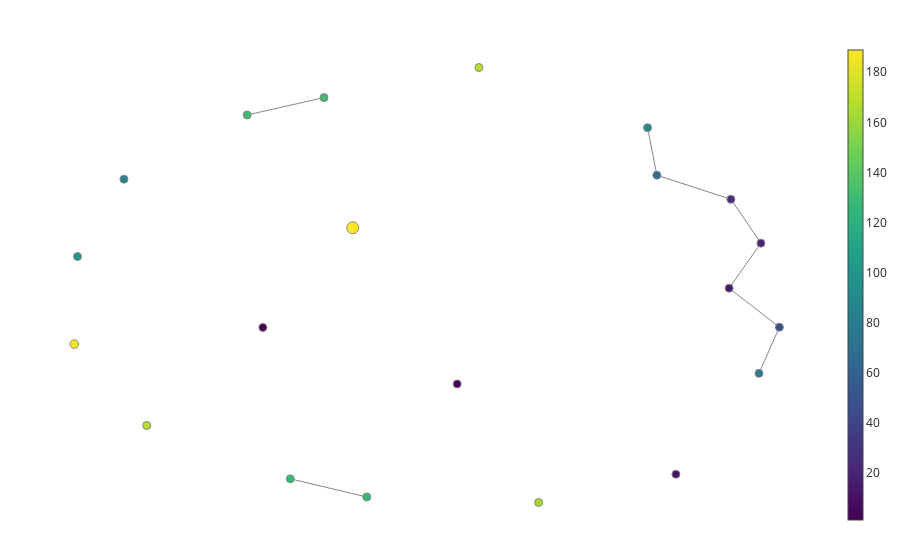
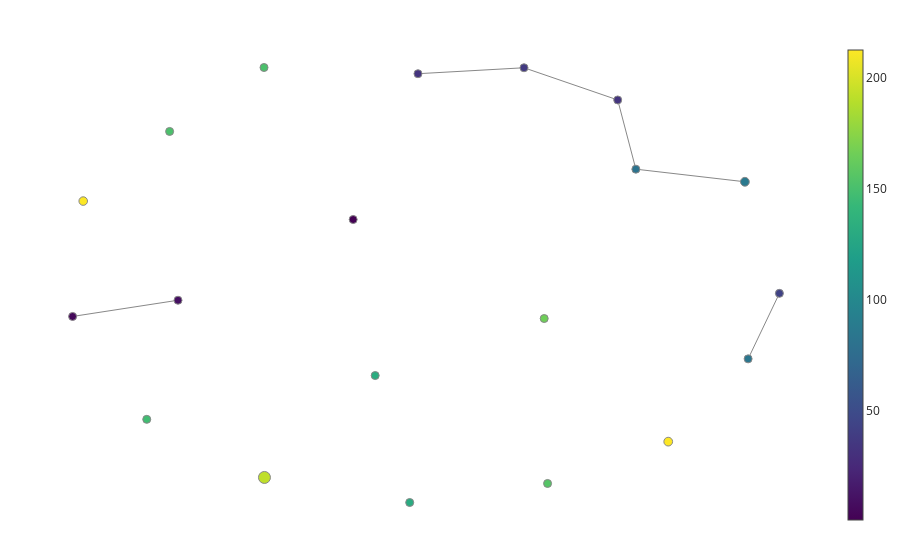

The notebook cell saved with these charts, in order:
### Code cell
filter_func = l1_norm_trans
cover = map.OneDimensionalCover(kind='uniform', n_intervals=30, overlap_frac=0.4)
clusterer = cluster.DBSCAN()

pipe = map.make_mapper_pipeline(
    filter_func=filter_func,
    cover=cover,
    clusterer=clusterer,
    verbose=False,
    n_jobs=1,
)

fig = map.plot_static_mapper_graph(pipe, df_codes_SO_array)
fig.show(config={'scrollZoom': True})

fig = map.plot_static_mapper_graph(pipe, df_codes_BC_array)
fig.show(config={'scrollZoom': True})

fig = map.plot_static_mapper_graph(pipe, df_codes_BCP_array)
fig.show(config={'scrollZoom': True})

fig = map.plot_static_mapper_graph(pipe, df_codes_CC_array)
fig.show(config={'scrollZoom': True})

fig = map.plot_static_mapper_graph(pipe, df_codes_SJEDI_array)
fig.show(config={'scrollZoom': True})

### Figure 1 — Plotly figure (JSON) as saved in the notebook; plotly's stock layout.template omitted (floating-point values rounded to 4 significant figures)
{"data": [{"hoverinfo": "none", "line": {"color": "#888", "width": 1}, "mode": "lines", "name": "edge_trace", "type": "scatter", "uid": "2ec2249f-5721-4d80-b39e-1f6889edc161", "x": [1.629, 1.885, null, 1.629, 0.9968, null, 1.885, 1.614, null, 1.614, 2.043, null, 0.9968, 0.9174, null, -2.5, -1.844, null, 2.043, 1.868, null, -1.479, -2.132, null], "y": [0.9921, 0.3318, null, 0.9921, 1.355, null, 0.3318, -0.3467, null, -0.3467, -0.9341, null, 1.355, 2.07, null, 2.262, 2.523, null, -0.9341, -1.629, null, -3.491, -3.218, null]}, {"hoverinfo": "text", "hovertext": ["Node ID: 0<br>Pullback set label: 2<br>Partial cluster label: -1<br>Node size: 8<br>Summary statistic: 25.9", "Node ID: 1<br>Pullback set label: 10<br>Partial cluster label: -1<br>Node size: 1<br>Summary statistic: 1.0", "Node ID: 2<br>Pullback set label: 9<br>Partial cluster label: -1<br>Node size: 1<br>Summary statistic: 2.0", "Node ID: 3<br>Pullback set label: 3<br>Partial cluster label: -1<br>Node size: 5<br>Summary statistic: 20.2", "Node ID: 4<br>Pullback set label: 4<br>Partial cluster label: -1<br>Node size: 3<br>Summary statistic: 13.7", "Node ID: 5<br>Pullback set label: 7<br>Partial cluster label: -1<br>Node size: 2<br>Summary statistic: 9.5", "Node ID: 6<br>Pullback set label: 0<br>Partial cluster label: 0<br>Node size: 80<br>Summary statistic: 188.0", "Node ID: 7<br>Pullback set label: 1<br>Partial cluster label: -1<br>Node size: 18<br>Summary statistic: 67.2", "Node ID: 8<br>Pullback set label: 0<br>Partial cluster label: -1<br>Node size: 19<br>Summary statistic: 89.0", "Node ID: 9<br>Pullback set label: 0<br>Partial cluster label: 1<br>Node size: 158<br>Summary statistic: 189.0", "Node ID: 10<br>Pullback set label: 0<br>Partial cluster label: 2<br>Node size: 8<br>Summary statistic: 130.0", "Node ID: 11<br>Pullback set label: 1<br>Partial cluster label: 0<br>Node size: 8<br>Summary statistic: 130.0", "Node ID: 12<br>Pullback set label: 5<br>Partial cluster label: -1<br>Node size: 2<br>Summary statistic: 48.0", "Node ID: 13<br>Pullback set label: 0<br>Partial cluster label: 3<br>Node size: 7<br>Summary statistic: 168.0", "Node ID: 14<br>Pullback set label: 0<br>Partial cluster label: 4<br>Node size: 17<br>Summary statistic: 102.0", "Node ID: 15<br>Pullback set label: 0<br>Partial cluster label: 5<br>Node size: 5<br>Summary statistic: 127.0", "Node ID: 16<br>Pullback set label: 1<br>Partial cluster label: 1<br>Node size: 5<br>Summary statistic: 127.0", "Node ID: 17<br>Pullback set label: 0<br>Partial cluster label: 6<br>Node size: 5<br>Summary statistic: 163.0", "Node ID: 18<br>Pullback set label: 0<br>Partial cluster label: 7<br>Node size: 5<br>Summary statistic: 169.0", "Node ID: 19<br>Pullback set label: 6<br>Partial cluster label: -1<br>Node size: 1<br>Summary statistic: 78.0", "Node ID: 20<br>Pullback set label: 8<br>Partial cluster label: -1<br>Node size: 1<br>Summary statistic: 84.0"], "marker": {"color": [25.88, 1, 2, 20.2, 13.67, 9.5, 187.8, 67.22, 89, 188.9, 129.5, 129.5, 48, 168.3, 102, 127, 127, 163.4, 169, 78, 84], "colorbar": {"thickness": 15, "title": {"side": "right", "text": ""}, "xanchor": "left"}, "colorscale": [[0, "#440154"], [0.1111, "#482878"], [0.2222, "#3e4989"], [0.3333, "#31688e"], [0.4444, "#26828e"], [0.5556, "#1f9e89"], [0.6667, "#35b779"], [0.7778, "#6ece58"], [0.8889, "#b5de2b"], [1, "#fde725"]], "line": {"color": "#888", "width": 1}, "opacity": 1, "reversescale": false, "showscale": true, "size": [8, 1, 1, 5, 3, 2, 80, 18, 19, 158, 8, 8, 2, 7, 17, 5, 5, 5, 5, 1, 1], "sizemin": 4, "sizemode": "area", "sizeref": 2.194}, "mode": "markers", "name": "node_trace", "type": "scatter", "uid": "76efb0a0-79b3-456a-a03c-2ac19c60cae3", "x": [1.629, -2.366, -0.7075, 1.885, 1.614, 1.16, -3.975, 0.9968, 0.9174, -1.599, -2.5, -1.844, 2.043, -0.5217, -3.948, -1.479, -2.132, -0.01213, -3.357, 1.868, -3.552], "y": [0.9921, -0.9386, -1.789, 0.3318, -0.3467, -3.148, -1.189, 1.355, 2.07, 0.5626, 2.262, 2.523, -0.9341, 2.977, 0.1306, -3.491, -3.218, -3.574, -2.415, -1.629, 1.295]}], "layout": {"autosize": false, "hovermode": "closest", "margin": {"b": 20, "l": 5, "r": 5, "t": 40}, "showlegend": false, "title": {"text": ""}, "xaxis": {"showgrid": false, "showline": false, "showticklabels": false, "ticks": "", "title": {"text": ""}, "zeroline": false}, "yaxis": {"showgrid": false, "showline": false, "showticklabels": false, "ticks": "", "title": {"text": ""}, "zeroline": false}}}

### Figure 2 — Plotly figure (JSON) as saved in the notebook; plotly's stock layout.template omitted (floating-point values rounded to 4 significant figures)
{"data": [{"hoverinfo": "none", "line": {"color": "#888", "width": 1}, "mode": "lines", "name": "edge_trace", "type": "scatter", "uid": "3dc67585-4b10-43d6-bea3-bb89fbdbfd01", "x": [-0.09155, -0.2535, null, -0.09155, 0.8803, null, -0.2535, -1.089, null, 1.188, 0.909, null, -2.034, -1.089, null, -5.113, -4.173, null], "y": [1.587, 2.556, null, 1.587, 1.411, null, 2.556, 3.007, null, -0.1515, -1.068, null, 2.923, 3.007, null, -0.4748, -0.2477, null]}, {"hoverinfo": "text", "hovertext": ["Node ID: 0<br>Pullback set label: 1<br>Partial cluster label: -1<br>Node size: 31<br>Summary statistic: 81.6", "Node ID: 1<br>Pullback set label: 2<br>Partial cluster label: -1<br>Node size: 10<br>Summary statistic: 32.8", "Node ID: 2<br>Pullback set label: 9<br>Partial cluster label: -1<br>Node size: 1<br>Summary statistic: 1.0", "Node ID: 3<br>Pullback set label: 8<br>Partial cluster label: -1<br>Node size: 2<br>Summary statistic: 43.0", "Node ID: 4<br>Pullback set label: 4<br>Partial cluster label: -1<br>Node size: 3<br>Summary statistic: 33.3", "Node ID: 5<br>Pullback set label: 5<br>Partial cluster label: -1<br>Node size: 1<br>Summary statistic: 5.0", "Node ID: 6<br>Pullback set label: 6<br>Partial cluster label: -1<br>Node size: 2<br>Summary statistic: 9.5", "Node ID: 7<br>Pullback set label: 0<br>Partial cluster label: 0<br>Node size: 18<br>Summary statistic: 131.0", "Node ID: 8<br>Pullback set label: 0<br>Partial cluster label: 1<br>Node size: 5<br>Summary statistic: 155.0", "Node ID: 9<br>Pullback set label: 0<br>Partial cluster label: -1<br>Node size: 53<br>Summary statistic: 86.8", "Node ID: 10<br>Pullback set label: 3<br>Partial cluster label: -1<br>Node size: 4<br>Summary statistic: 37.5", "Node ID: 11<br>Pullback set label: 0<br>Partial cluster label: 2<br>Node size: 7<br>Summary statistic: 151.0", "Node ID: 12<br>Pullback set label: 0<br>Partial cluster label: 3<br>Node size: 8<br>Summary statistic: 152.0", "Node ID: 13<br>Pullback set label: 0<br>Partial cluster label: 4<br>Node size: 50<br>Summary statistic: 212.0", "Node ID: 14<br>Pullback set label: 0<br>Partial cluster label: 5<br>Node size: 5<br>Summary statistic: 147.0", "Node ID: 15<br>Pullback set label: 0<br>Partial cluster label: 6<br>Node size: 98<br>Summary statistic: 192.0", "Node ID: 16<br>Pullback set label: 7<br>Partial cluster label: -1<br>Node size: 1<br>Summary statistic: 84.0", "Node ID: 17<br>Pullback set label: 0<br>Partial cluster label: 7<br>Node size: 6<br>Summary statistic: 132.0", "Node ID: 18<br>Pullback set label: 0<br>Partial cluster label: 8<br>Node size: 52<br>Summary statistic: 213.0", "Node ID: 19<br>Pullback set label: 0<br>Partial cluster label: 9<br>Node size: 5<br>Summary statistic: 166.0"], "marker": {"color": [81.61, 32.8, 1, 43, 33.33, 5, 9.5, 130.6, 155.4, 86.83, 37.5, 151.3, 151.6, 212.3, 147, 192.3, 84, 131.5, 212.5, 165.6], "colorbar": {"thickness": 15, "title": {"side": "right", "text": ""}, "xanchor": "left"}, "colorscale": [[0, "#440154"], [0.1111, "#482878"], [0.2222, "#3e4989"], [0.3333, "#31688e"], [0.4444, "#26828e"], [0.5556, "#1f9e89"], [0.6667, "#35b779"], [0.7778, "#6ece58"], [0.8889, "#b5de2b"], [1, "#fde725"]], "line": {"color": "#888", "width": 1}, "opacity": 1, "reversescale": false, "showscale": true, "size": [31, 10, 1, 2, 3, 1, 2, 18, 5, 53, 4, 7, 8, 50, 5, 98, 1, 6, 52, 5], "sizemin": 4, "sizemode": "area", "sizeref": 1.361}, "mode": "markers", "name": "node_trace", "type": "scatter", "uid": "3de5a39c-2564-4e30-bfa2-24d1a3078e25", "x": [-0.09155, -0.2535, -2.612, 1.188, -2.034, -5.113, -4.173, -2.108, -0.8787, 0.8803, -1.089, -3.406, -4.248, -5.018, -4.452, -3.402, 0.909, -2.415, 0.1969, -0.9088], "y": [1.587, 2.556, 0.8826, -0.1515, 2.923, -0.4748, -0.2477, -3.079, -2.812, 1.411, 3.007, 3.01, 2.115, 1.14, -1.915, -2.728, -1.068, -1.302, -2.227, -0.5037]}], "layout": {"autosize": false, "hovermode": "closest", "margin": {"b": 20, "l": 5, "r": 5, "t": 40}, "showlegend": false, "title": {"text": ""}, "xaxis": {"showgrid": false, "showline": false, "showticklabels": false, "ticks": "", "title": {"text": ""}, "zeroline": false}, "yaxis": {"showgrid": false, "showline": false, "showticklabels": false, "ticks": "", "title": {"text": ""}, "zeroline": false}}}
